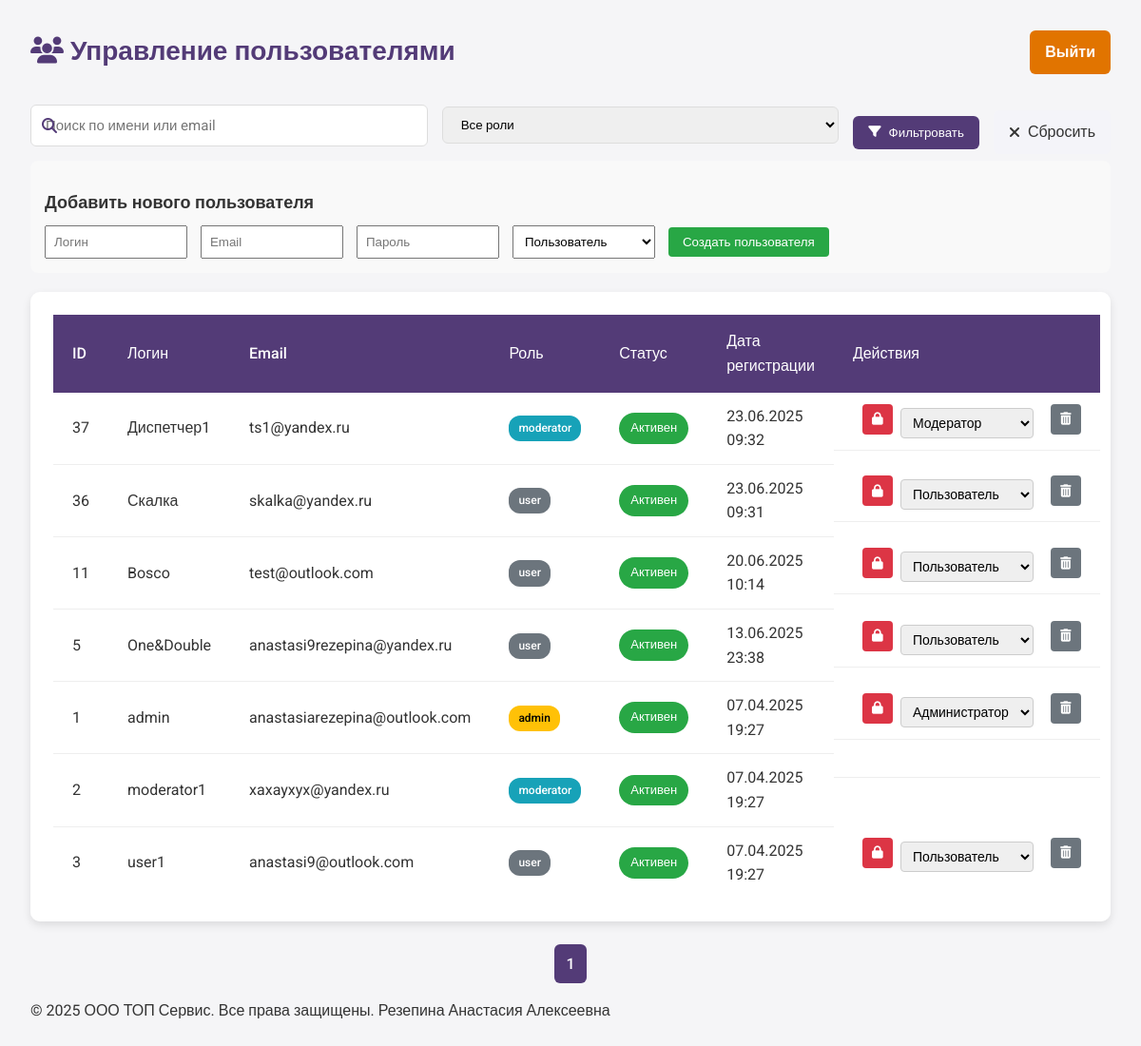
The app's page /assets/admin/user_management/list_users.php (signed in) with its own data.
### tables this page shows
CREATE TABLE `users` (
  `id` int(11) NOT NULL,
  `username` varchar(50) NOT NULL,
  `password` varchar(255) NOT NULL,
  `email` varchar(100) NOT NULL,
  `role` enum('admin','moderator','user') DEFAULT 'user',
  `created_at` timestamp NULL DEFAULT current_timestamp(),
  `is_banned` tinyint(1) DEFAULT 0,
  `updated_at` timestamp NULL DEFAULT current_timestamp() ON UPDATE current_timestamp()
);

### assets/admin/user_management/list_users.php (the view, shortened to what this page needs)
<?php
require_once '../../../includes/db_connect.php';
$page_heading = '<i class="fas fa-users"></i> Управление пользователями';
require_once __DIR__ . '../../includes/admin_header.php';
$conn->set_charset('utf8');
$per_page = 10;
$page = isset($_GET['page']) ? (int)$_GET['page'] : 1;
$offset = ($page - 1) * $per_page;
$search = isset($_GET['search']) ? $conn->real_escape_string($_GET['search']) : '';
$count_query = "SELECT COUNT(*) as total FROM users WHERE 1=1";
$count_result = $conn->query($count_query);
$total_users = $count_result->fetch_assoc()['total'];
$query = "SELECT id, username, email, role, is_banned, created_at FROM users WHERE 1=1";
$query .= " ORDER BY created_at DESC LIMIT $per_page OFFSET $offset";
$result = $conn->query($query);
$users = [];
if ($result->num_rows > 0) {
    while ($row = $result->fetch_assoc()) {
        $users[] = $row;
    }
}
?>
<form method="get" class="user-filter-form">
    <div class="form-group">
        <i class="fas fa-search"></i>
        <input type="text" name="search" value="<?= htmlspecialchars($search) ?>" placeholder="Поиск по имени или email">
    </div>
    <div class="form-group">
        <select name="role">
            <option value="">Все роли</option>
        </select>
    </div>
    <button type="submit" class="btn-filter">
        <i class="fas fa-filter"></i> Фильтровать
    </button>
    <a href="list_users.php" class="btn-reset">
        <i class="fas fa-times"></i> Сбросить
    </a>
</form>
<div class="add-user-form">
    <h2>Добавить нового пользователя</h2>
    <form method="post" action="<?= $_SERVER['PHP_SELF'] ?>">
        <input type="text" name="new_username" placeholder="Логин" required>
        <input type="email" name="new_email" placeholder="Email" required>
        <input type="password" name="new_password" placeholder="Пароль" required>
        <select name="new_role">
            <option value="user">Пользователь</option>
        </select>
        <button type="submit" name="create_user" class="btn-create">Создать пользователя</button>
    </form>
</div>
<div class="table-container">
    <table class="users-table">
        <thead>
            <tr>
                <th>ID</th>
                <th>Логин</th>
                <th>Email</th>
                <th>Роль</th>
                <th>Статус</th>
                <th>Дата регистрации</th>
                <th>Действия</th>
            </tr>
        </thead>
        <tbody>
            <?php foreach ($users as $user): ?>
            <tr>
                <td><?= $user['id'] ?></td>
                <td><?= htmlspecialchars($user['username']) ?></td>
                <td><?= htmlspecialchars($user['email']) ?></td>
                <td>
                    <span class="role-badge role-<?= $user['role'] ?>">
                        <?= $user['role'] ?>
                    </span>
                </td>
                <td>
                    <?php if ($user['is_banned']): ?>
                        <span class="status-badge status-banned">Заблокирован</span>
                    <?php else: ?>
                        <span class="status-badge status-active">Активен</span>
                    <?php endif; ?>
                </td>
                <td><?= date('d.m.Y H:i', strtotime($user['created_at'])) ?></td>
                <td class="actions">
                    <?php if ($user['id'] != $_SESSION['user_id']): ?>
                        <?php if ($user['is_banned']): ?>
                            <form method="post" class="action-form">
                                <input type="hidden" name="user_id" value="<?= $user['id'] ?>">
                                <button type="submit" name="action" value="unban" class="btn-action btn-unban">
                                    <i class="fas fa-unlock"></i>
                                </button>
                            </form>
                        <?php else: ?>
                            <form method="post" class="action-form">
                                <button type="submit" name="action" value="ban" class="btn-action btn-ban">
                                    <i class="fas fa-lock"></i>
                                </button>
                            </form>
                        <?php endif; ?>
                        <form method="post" class="action-form role-change-form">
                            <select name="new_role" onchange="this.form.submit()">
                                <option value="user" <?= $user['role'] === 'user' ? 'selected' : '' ?>>Пользователь</option>
                                <option value="moderator" <?= $user['role'] === 'moderator' ? 'selected' : '' ?>>Модератор</option>
                                <option value="admin" <?= $user['role'] === 'admin' ? 'selected' : '' ?>>Администратор</option>
                            </select>
                        </form>
                        <form method="post" class="action-form" onsubmit="return confirm('Вы уверены?')">
                            <button type="submit" name="action" value="delete" class="btn-action btn-delete">
                                <i class="fas fa-trash-alt"></i>
                            </button>
                        </form>
                    <?php endif; ?>
                </td>
            </tr>
            <?php endforeach; ?>
        </tbody>
    </table>
</div>
<div class="pagination">
    <?php
    $total_pages = ceil($total_users / $per_page);
    $query_params = [];
    ?>
    <?php
    for ($i = 1; $i <= $total_pages; $i++):
        $query_params['page'] = $i;
    ?>
        <a href="?<?= http_build_query($query_params) ?>" <?= $i === $page ? 'class="active"' : '' ?>>
            <?= $i ?>
        </a>
    <?php endfor; ?>
</div>
<?php
require_once __DIR__ . '../../includes/admin_footer.php';
?>

### assets/css/admin.css (style rules this page uses)
* { box-sizing: border-box; }
body { margin: 0; font-family: 'Roboto', sans-serif; background-color: #f4f4f9; color: #000000; }
.actions button { margin-left: 10px; padding: 5px 10px; border: none; border-radius: 4px; cursor: pointer; }
.btn-delete { background-color: #dc3545; color: white; }
.user-filter-form { display: flex; gap: 15px; align-items: center; flex-wrap: wrap; }
.user-filter-form .form-group { position: relative; flex: 1; min-width: 250px; }
.user-filter-form .form-group i { position: absolute; left: 12px; top: 50%; transform: translateY(-50%); color: #533b77; }
.user-filter-form input { width: 100%; padding: 10px 15px 10px 40px; border: 1px solid #ddd; border-radius: 6px; font-family: 'Roboto', sans-serif; }
.user-filter-form select { padding: 10px 15px; border: 1px solid #ddd; border-radius: 6px; font-family: 'Roboto', sans-serif; width: 100%; }
.btn-filter, .btn-reset { padding: 10px 16px; border: none; border-radius: 6px; cursor: pointer; font-weight: 500; display: flex; align-items: center; gap: 8px; }
.btn-filter { background-color: #533b77; color: white; }
.btn-reset { background-color: #f4f4f9; color: #333; text-decoration: none; }
.table-container { background-color: #ffffff; padding: 1.5rem; border-radius: 10px; box-shadow: 0 4px 10px rgba(0, 0, 0, 0.1); margin-bottom: 1.5rem; overflow-x: auto; }
.users-table { width: 100%; border-collapse: collapse; }
.users-table thead { background-color: #533b77; color: white; }
.users-table th { padding: 15px 20px; text-align: left; font-weight: 500; }
.users-table td { padding: 12px 20px; border-bottom: 1px solid #eee; color: #333; }
.users-table tr:last-child td { border-bottom: none; }
.role-badge { display: inline-block; padding: 4px 10px; border-radius: 12px; font-size: 12px; font-weight: 500; }
.role-admin { background-color: #ffc107; color: #000; }
.role-moderator { background-color: #17a2b8; color: white; }
.role-user { background-color: #6c757d; color: white; }
.status-badge { display: inline-block; padding: 4px 10px; border-radius: 12px; font-size: 12px; font-weight: 500; }
.status-active { background-color: #28a745; color: white; }
.actions { display: flex; gap: 8px; }
.action-form { margin: 0; }
.btn-action { width: 32px; height: 32px; border: none; border-radius: 50%; cursor: pointer; display: flex; align-items: center; justify-content: center; transition: all 0.2s ease; }
.btn-ban { background-color: #dc3545; color: white; }
.btn-delete { background-color: #6c757d; color: white; }
.pagination { display: flex; gap: 8px; justify-content: center; flex-wrap: wrap; }
.pagination a { padding: 8px 12px; border-radius: 6px; background-color: #f4f4f9; color: #333; text-decoration: none; transition: all 0.2s ease; }
.pagination .active { background-color: #533b77; color: white; font-weight: 500; }
.add-user-form { margin-bottom: 20px; padding: 15px; background-color: #f9f9f9; border-radius: 8px; }
.add-user-form h2 { font-size: 18px; margin-bottom: 10px; }
.add-user-form input, .add-user-form select { padding: 8px; margin-right: 10px; width: 150px; }
.add-user-form .btn-create { padding: 8px 15px; background-color: #28a745; color: white; border: none; cursor: pointer; border-radius: 4px; }
.role-change-form select { padding: 6px 8px; font-size: 14px; border-radius: 4px; border: 1px solid #ccc; margin-top: 4px; }
.status-badge { padding: 4px 8px; border-radius: 12px; font-size: 12px; font-weight: 500; color: white; }
.form-group { margin-bottom: 20px; }
.form-group input[type="text"], .form-group textarea { width: 100%; padding: 10px; border: 1px solid #ddd; border-radius: 4px; }
body { font-family: 'Roboto', sans-serif; background-color: #f5f5f7; color: #333; line-height: 1.6; }
.status-badge { padding: 6px 12px; border-radius: 20px; font-size: 13px; font-weight: 500; display: inline-block; }
.form-group input[type="text"], .form-group textarea { width: 100%; padding: 12px 15px; border: 1px solid #ddd; border-radius: 6px; font-family: 'Roboto', sans-serif; font-size: 15px; }
.form-group { margin-bottom: 15px; }
.form-group input, .form-group textarea { width: 100%; padding: 8px; border: 1px solid #ddd; border-radius: 4px; }

### records on screen
users: id "37", username "Диспетчер1", email "ts1@yandex.ru", role "moderator", is_banned "Активен", created_at "23.06.2025 09:32", new_role "Модератор"
users: id "36", username "Скалка", email "skalka@yandex.ru", role "user", is_banned "Активен", created_at "23.06.2025 09:31", new_role "Пользователь"
users: id "11", username "Bosco", email "test@outlook.com", role "user", is_banned "Активен", created_at "20.06.2025 10:14", new_role "Пользователь"
users: id "5", username "One&Double", email "anastasi9rezepina@yandex.ru", role "user", is_banned "Активен", created_at "13.06.2025 23:38", new_role "Пользователь"
users: id "1", username "admin", email "anastasiarezepina@outlook.com", role "admin", is_banned "Активен", created_at "07.04.2025 19:27", new_role "Администратор"
users: id "2", username "moderator1", email "xaxayxyx@yandex.ru", role "moderator", is_banned "Активен", created_at "07.04.2025 19:27"
users: id "3", username "user1", email "anastasi9@outlook.com", role "user", is_banned "Активен", created_at "07.04.2025 19:27", new_role "Пользователь"
